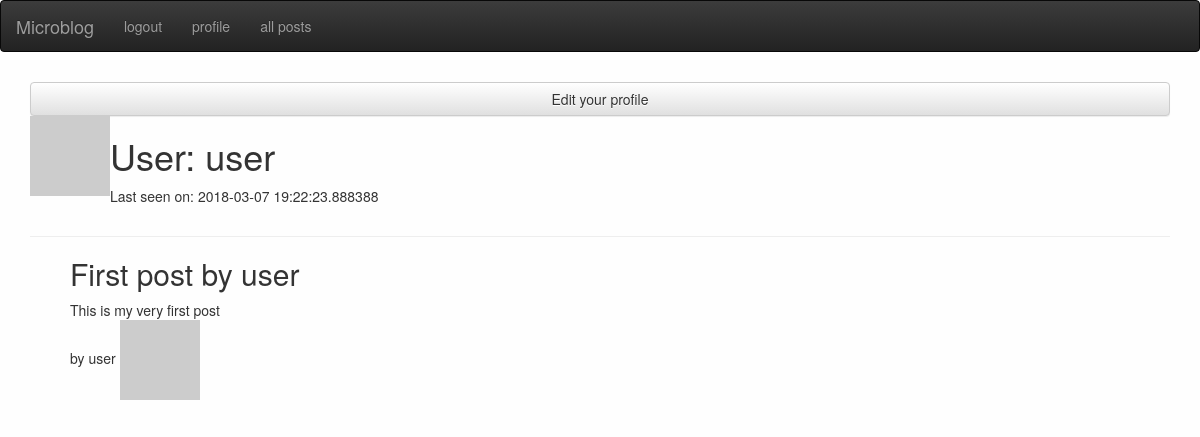
Screenshot of /user/user (signed in) with the database file from the repository.
### app/models.py (models this page shows, shortened)
class User(UserMixin, db.Model):
    id = db.Column(db.Integer, primary_key=True)
    username = db.Column(db.String(64), index=True, unique=True)
    email = db.Column(db.String(120), index=True, unique=True)
    password_hash = db.Column(db.String(128))
    about_me = db.Column(db.String(140))
    last_seen = db.Column(db.DateTime, default=datetime.utcnow)
    posts = db.relationship('Post', backref='author', lazy='dynamic')
    def avatar(self, size):
        digest = md5(self.email.lower().encode('utf-8')).hexdigest()
        return 'https://www.gravatar.com/avatar/{}?d=identicon&s={}'.format(
            digest, size)

class Post(db.Model):
    id = db.Column(db.Integer, primary_key=True)
    title = db.Column(db.String(64))
    body = db.Column(db.String(140))
    timestamp = db.Column(db.DateTime, index=True, default=datetime.utcnow)
    user_id = db.Column(db.Integer, db.ForeignKey('user.id'))

### app/routes.py (the view)
@app.route('/user/<username>')
@login_required
def user(username):
    user = User.query.filter_by(username=username).first_or_404()
    posts = Post.query.filter_by(user_id=user.id)
    return render_template('user.html', user=user, posts = posts)

### app/models.py (called while the page is built)
@login.user_loader
def load_user(id):
    return User.query.get(int(id))

### app/routes.py (called while the page is built)
@app.before_request
def before_request():
    if current_user.is_authenticated:
        current_user.last_seen = datetime.utcnow()
        db.session.commit()

### app/templates/user.html (shortened to what this page needs)
{% extends 'base.html' %}
{% block content %}
	<div class="container">
	{% if user == current_user %}
        <a class="btn btn-default" href="{{ url_for('edit_profile') }}">Edit your profile</a>
   	{% endif %}
	<table>
        <tr valign="top">
            <td><img src="{{ user.avatar(128) }}"></td>
            <td><h1>User: {{ user.username }}</h1>
            {% if user.last_seen %}<p>Last seen on: {{ user.last_seen }}</p>{% endif %}
            </td>
        </tr>
    </table>
    <hr>
    <ul>
    {% for post in posts %}
    	{% include '_post.html' %}
    {% endfor %}
    </ul>
    </div>
{% endblock  %}

### app/templates/_post.html
<h2>{{post.title}}</h2>
<article>{{post.body}}
	<div>
	<span>by {{post.author.username}}</span>
	<img src="{{post.author.avatar(32)}}" alt="avatar">
	</div>
</article>

### app/static/style.css (style rules this page uses)
body { background-color: #fefefe; }
.btn { margin-top: 10px; }
a.btn { display: block; }

### rows the page displays
User: username "user", last_seen "2018-03-07 19:22:23.888388"
Post: title "First post by user", body "This is my very first post", author.username "user"
